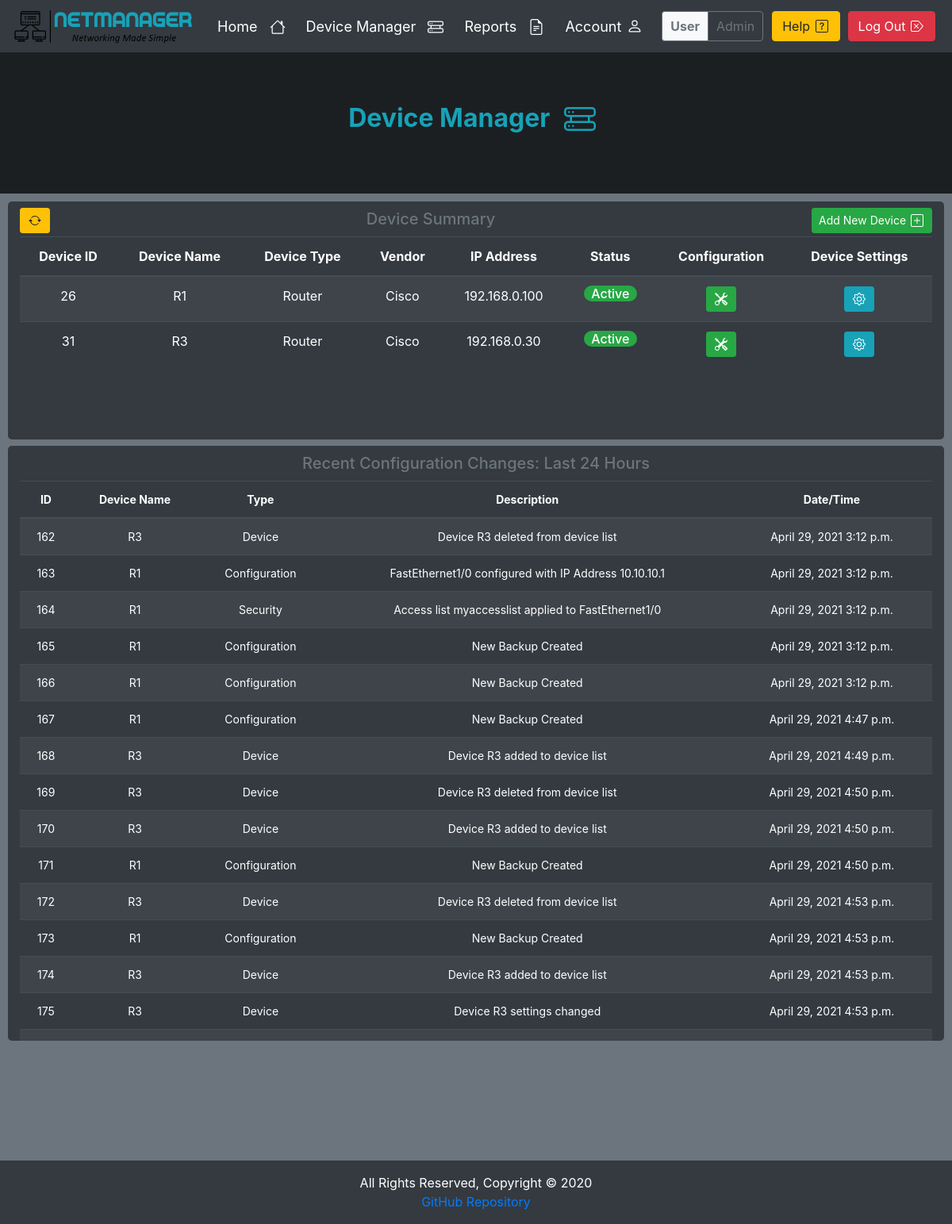
The app's page /devices/ (signed in) with its own data.
### devices/models.py (models this page shows, shortened)
class Device(models.Model):
    id = models.AutoField(primary_key=True)
    user = models.ForeignKey(User, on_delete=models.CASCADE)
    name = models.CharField(max_length=250, null=False)
    type = models.CharField(max_length=250, null=False)
    host = models.CharField(max_length=250, null=False)
    vendor = models.CharField(max_length=250, null=False)
    location = models.CharField(max_length=250, default='Not Specified')
    contact = models.CharField(max_length=250, default='Not Specified')
    status = models.BooleanField(default=False, editable=False)

class Alert(models.Model):
    id = models.AutoField(primary_key=True)
    user = models.ForeignKey(User, on_delete=models.CASCADE)
    device = models.CharField(max_length=250, null=False)
    type = models.CharField(max_length=250, null=False)
    description = models.CharField(max_length=250, null=False)
    date = models.DateField(default=timezone.now().date())
    time = models.TimeField(default=timezone.now().time())

### devices/views/manager.py (the view, shortened to what this page needs)
# urls.py: path('', login_required(DeviceManager.as_view()), name='Device-Manager'),
class DeviceManager(View):
    form_class = DeviceForm
    template = 'device_manager.html'
    success_redirect = 'devices:Device-Manager'
    exception_redirect = 'accounts.Index'
    def get(self, request):
        form = self.form_class()
        user_devices = Device.objects.filter(user__username=request.user)
        date = datetime.datetime.now() - datetime.timedelta(days=1)
        audit_logs = Alert.objects.filter(user__username=request.user, date__gt=date)
        args = {'devices': user_devices, 'status': controller.connect_test(user_devices),
                'audit_logs': audit_logs, 'form': form}
        try:
            return render(request, self.template, args)
        except Exception as e:
            messages.error(request, 'Error - ' + str(e))
            return redirect(self.exception_redirect)

### devices/controllers/cisco_controller.py (called while the page is built)
def connect(device):
    device = {
        'device_type': 'cisco_ios',
        'ip': device.host,
        'username': Security.get_username(device),
        'password': Security.get_password(device),
        'secret': Security.get_secret(device),
        'port': 22,
    }
    return device

def connect_test(user_devices):
    for i in user_devices:
        try:
            c = ConnectHandler(**connect(i))
            i.status = True
            c.disconnect()
        except:
            i.status = False
        i.save()

### devices/models.py (called while the page is built)
    def get_username(self):
        username = Security.objects.filter(device=self.id).get().username
        return username

    def get_password(self):
        password = Security.objects.filter(device=self.id).get().password
        return password

    def get_secret(self):
        secret = Security.objects.filter(device=self.id).get().secret
        return secret

### templates/device_manager.html (shortened to what this page needs)
{% extends 'base.html' %}
{% block jumbotron %}
    <h2 class="text-info font-weight-bold">Device Manager
    </h2>
{% endblock %}
{% block body %}
    <div class="row mb-2">
        <div class="col widget table-responsive" style="min-height: 300px; max-height: 500px">
            <button type="button" class="btn btn-sm btn-warning d-inline-block float-left mt-2" id="refresh"
                    title="Refresh">
            </button>
            <h3 class="title d-inline-block">Device Summary</h3>
            <button class="btn btn-sm btn-success d-inline-block float-right mt-2" type="button" data-toggle="modal"
                    data-target="#addModal" aria-expanded="false" aria-controls="collapseOne" id="Add">
                Add New Device
            </button>
            <table class="table table-striped table-dark">
                <thead>
                <tr>
                    <th>Device ID</th>
                    <th>Device Name</th>
                    <th>Device Type</th>
                    <th>Vendor</th>
                    <th>IP Address</th>
                    <th>Status</th>
                    <th>Configuration</th>
                    <th>Device Settings</th>
                </tr>
                </thead>
                <tbody>
                {% for device in devices %}
                    <tr>
                        <td>{{ device.id }}</td>
                        <td>{{ device.name }}</td>
                        <td>{{ device.type }}</td>
                        <td>{{ device.vendor }}</td>
                        <td>{{ device.host }}</td>
                        <td id="status">
                            {% if device.status %}
                                <h6><span class="badge-pill badge-success">Active</span></h6>
                            {% else %}
                                <h6><span class="badge-pill badge-danger">Inactive</span></h6>
                            {% endif %}
                        </td>
                        <td>
                            {% if device.status %}
                                <a href="{% url 'devices:Device-Details' device_id=device.pk %}" type="button"
                                   class="btn btn-success btn-sm" title="Configure Interface">
                                </a>
                            {% endif %}
                        </td>
                        <td>
                            <a href="{% url 'devices:Device-Settings' device_id=device.pk %}" type="button"
                               class="btn btn-info btn-sm" title="Device Preferences">
                            </a>
                        </td>
                    </tr>
                {% endfor %}
            </tbody>
            </table>
        </div>
    </div>
    <div class="row">
        <div class="col widget table-responsive" style="min-height: 350px; max-height: 750px">
            <h3 class="title">Recent Configuration Changes: Last 24 Hours</h3>
            <table class="table table-striped table-dark" style="font-size: 14px">
                <thead>
                <tr>
                    <th>ID</th>
                    <th>Device Name</th>
                    <th>Type</th>
                    <th>Description</th>
                    <th>Date/Time</th>
                </tr>
                </thead>
                <tbody>
                {% for log in audit_logs %}
                    <tr>
                        <td>{{ log.id }}</td>
                        <td>{{ log.device }}</td>
                        <td>{{ log.type }}</td>
                        <td>{{ log.description }}</td>
                        <td>{{ log.date }} {{ log.time }}</td>
                        {% empty %}
                    </tbody>
                    </table>
                    <h4 class="title">No Recent Configuration Changes</h4>
                {% endfor %}
            </tbody>
            </table>
        </div>
    </div>
{% endblock %}

### templates/navbar.html (shortened to what this page needs)
{% load static %}
<nav class="navbar navbar-expand-lg nav" id="navbar">
    <div style="padding-right: 20px">
        <a href="{% url 'accounts:Index' %}">
            <img id="logo" src="{% static 'images/logo-dark.png' %}" alt="NetManager" style="width:230px;height:50px;">
        </a>
    </div>
    <div class="collapse navbar-collapse">
        {% if user.is_authenticated %}
            <ul class="navbar-nav mr-auto" style="font-size: 18px">
                <li class="nav-item">
                    <a class="nav-item nav-link link" href="{% url 'accounts:Index' %}">Home
                    </a>
                </li>
                <li class="nav-item">
                    <a class="nav-item nav-link link" href="{% url 'devices:Device-Manager' %}">Device Manager
                    </a>
                </li>
                <li class="nav-item">
                    <a class="nav-item nav-link link" href="{% url 'accounts:Reports' %}">Reports
                    </a>
                </li>
                <li class="nav-item">
                    <a class="nav-item nav-link link" href="{% url 'accounts:Profile' %}">Account
                    </a>
                </li>
            </ul>
            <div class="form-inline">
                <div class="form-inline nav-info">
                    <div class="info bg-light border border-secondary border-right-0 rounded-left">
                        <b>User</b>
                    </div>
                    <div class="info border border-secondary rounded-right">
                        {{ user.get_username }}
                    </div>
                </div>
                <a class="btn btn-warning nav-btn" href="{% url 'accounts:Help' %}" target="_blank" type="submit"
                   title="Help">Help
                </a>
                <button class="btn btn-danger nav-btn" type="button" data-toggle="modal"
                        data-target="#logout"
                        title="Log Out">
                    Log Out
                </button>
            </div>
        {% endif %}
    </div>
</nav>

### static/css/style.css (style rules this page uses)
html { scroll-behavior: smooth; }
body { background-color: #6c757d !important; text-align: center !important; color: #f8f9fa !important; display: flex; flex-direction: column; min-height: 100vh; }
.nav { background-color: #343a40; color: black; }
.link { color: white; }
.nav-info { padding: 6px; cursor: pointer; }
.info { padding: 6px 10px; color: #6c757d; }
.nav-btn { margin-left: 5px; margin-right: 5px; }
.nav-icon { margin-left: 10px; margin-right: 10px; margin-bottom: 2px; }
.btn-icon { margin-left: 2px; margin-right: 2px; margin-bottom: 3px; }
.title { font-size: 20px; margin-top: 10px; margin-bottom: 10px; text-align: center; color: #6c757d; }
.widget { background-color: #343a40; border-radius: 5px; min-height: auto; }

### records on screen
Device: id "26", name "R1", type "Router", vendor "Cisco", host "192.168.0.100", status "Active"
Device: id "31", name "R3", type "Router", vendor "Cisco", host "192.168.0.30", status "Active"
Alert: id "162", device "R3", type "Device", description "Device R3 deleted from device list", date "April 29, 2021", time "3:12 p.m."
Alert: id "163", device "R1", type "Configuration", description "FastEthernet1/0 configured with IP Address 10.10.10.1", date "April 29, 2021", time "3:12 p.m."
Alert: id "164", device "R1", type "Security", description "Access list myaccesslist applied to FastEthernet1/0", date "April 29, 2021", time "3:12 p.m."
Alert: id "165", device "R1", type "Configuration", description "New Backup Created", date "April 29, 2021", time "3:12 p.m."
Alert: id "166", device "R1", type "Configuration", description "New Backup Created", date "April 29, 2021", time "3:12 p.m."
Alert: id "167", device "R1", type "Configuration", description "New Backup Created", date "April 29, 2021", time "4:47 p.m."
Alert: id "168", device "R3", type "Device", description "Device R3 added to device list", date "April 29, 2021", time "4:49 p.m."
Alert: id "169", device "R3", type "Device", description "Device R3 deleted from device list", date "April 29, 2021", time "4:50 p.m."
Alert: id "170", device "R3", type "Device", description "Device R3 added to device list", date "April 29, 2021", time "4:50 p.m."
Alert: id "171", device "R1", type "Configuration", description "New Backup Created", date "April 29, 2021", time "4:50 p.m."
Alert: id "172", device "R3", type "Device", description "Device R3 deleted from device list", date "April 29, 2021", time "4:53 p.m."
Alert: id "173", device "R1", type "Configuration", description "New Backup Created", date "April 29, 2021", time "4:53 p.m."
Alert: id "174", device "R3", type "Device", description "Device R3 added to device list", date "April 29, 2021", time "4:53 p.m."
Alert: id "175", device "R3", type "Device", description "Device R3 settings changed", date "April 29, 2021", time "4:53 p.m."

### other values on screen
{{ user.get_username }} "Admin"
